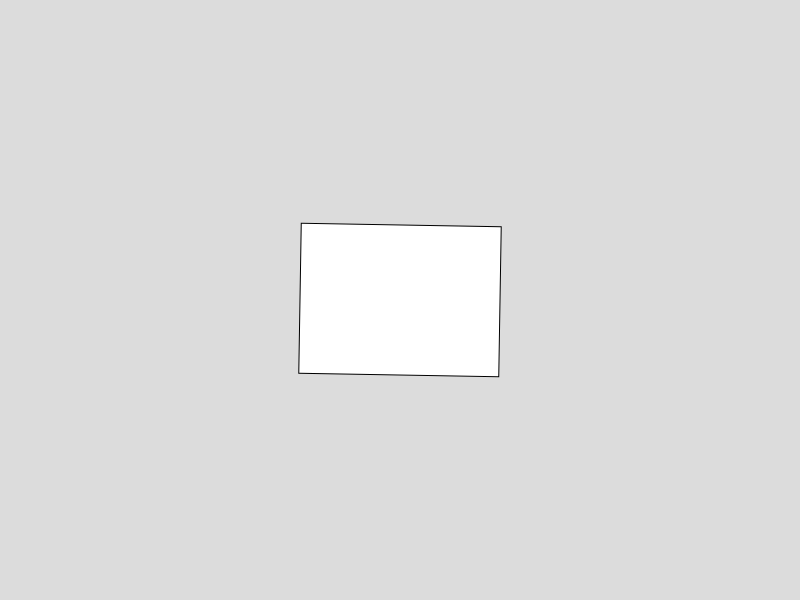
Frame 1 (no input)
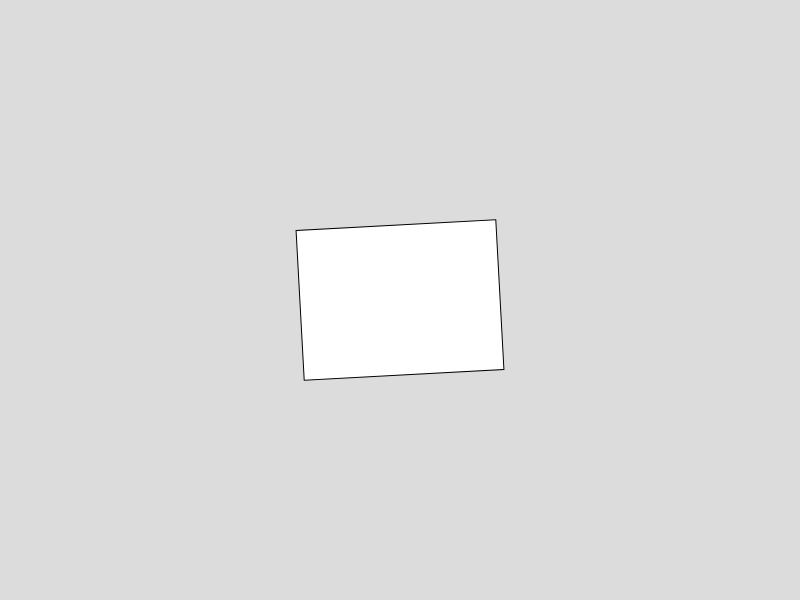
Frame 60 (no input)
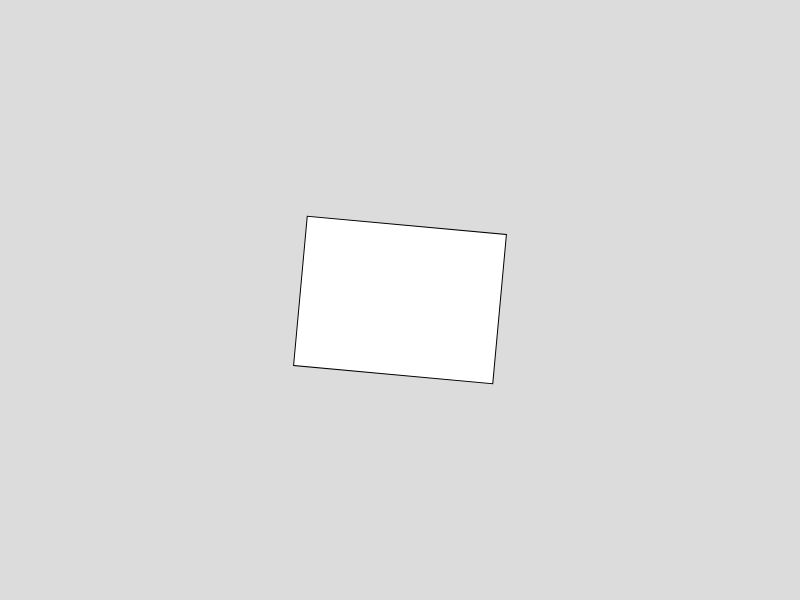
Frame 120 (the mouse pressed at the canvas centre since frame 60)

The p5.js sketch that drew these frames (run headless with seeded random() and noise() and a simulated clock; from frame 60 on, the mouse is pressed at the canvas centre):

// p5.js sketch
// ── sketch.js
let angle = 0.01

function setup() {
    createCanvas(800, 600)
}

function draw() {
    background(220)

    push()
    translate(width*0.5, height*0.5)
    rotate( sin( millis()*0.01 ) * 0.1 )
    rect(-100, -75, 200, 150)
    pop()

    //angle += 0.01
}

function createGrid(gridResolution = 10){
    for(let i = -gridResolution*0.5; i <= gridResolution*0.5; i++){
        let x = i * width/gridResolution
        stroke(0)
        line(x, -height*0.5, x, height*0.5)
    }
    for(let i = -gridResolution*0.5; i <= gridResolution*0.5; i++){
        let y = i * height/gridResolution
        stroke(0)
        line(-width*0.5, y, width*0.5, y)
    }
}
